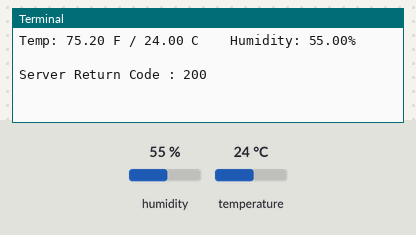
Simulated run of this program. Board: Raspberry Pi (BCM pin numbers). On the bench: the last lines printed to the terminal. Inputs (shaded band) come from the test bench; at power-on: humidity 55 %, temperature 24 °C. Web requests get an empty 200 reply after 0.4 s.

Above: at 1.2 s.
1.3 s: humidity set to 22 %
At 3.16 s:
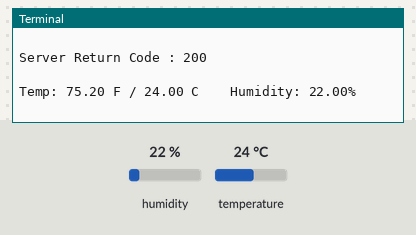
4.8 s: temperature set to 12 °C
At 5.81 s:
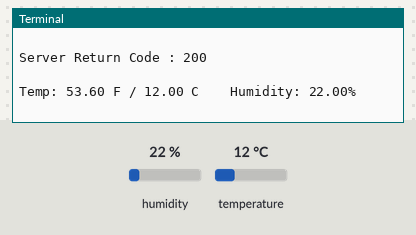
8.3 s: humidity set to 40 %
At 11.12 s:
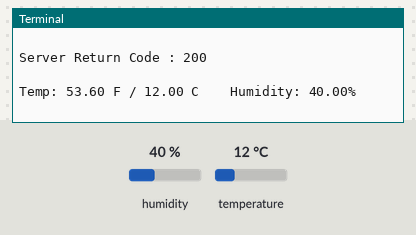
Timing chart, 0 to 12.6 s (numbered marks = the images above; inputs shaded):
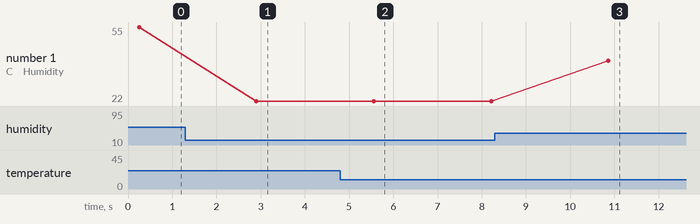

The program:

homework0519_repo5.py
```python
"""實驗五 DHT22 & Web
(1) 完成DHT22溫溼度量測，並上傳華氏溫度，攝氏溫度，濕度，量測時間到MySQL(MariaDB)資料庫，並能夠顯示這些資料在瀏覽器上。
"""

import time
import board
import adafruit_dht
import requests
import RPi.GPIO as GPIO

TARGET_URL = 'localhost'

# Initial the dht device, with data pin connected to GPIO4:
dhtDevice = adafruit_dht.DHT22(board.D4)

while True:
    try:
        # Print the values to the serial port
        temperature_c = dhtDevice.temperature
        temperature_f = temperature_c * (9 / 5) + 32
        humidity = dhtDevice.humidity
        print(
            "Temp: {:.2f} F / {:.2f} C    Humidity: {:.2f}% \n".format(
                temperature_f, temperature_c, humidity
            )
        )
        r = requests.get('http://{0}/LogRecord_GET.php?TEMP_C={1}&TEMP_F={2}&HUMD={3}'.format(TARGET_URL, temperature_c, temperature_f, humidity))
        print("Server Return Code :", r.status_code)
        print(r.text)
        time.sleep(2.0)

    except RuntimeError as error:
        print(error.args[0])
        time.sleep(2.0)
        continue
    except Exception as error:
        dhtDevice.exit()
        GPIO.cleanup()
        raise error
```

Measured:
- after the input at 1.3 s, the terminal: prints a new line after 1.6 s (image 1)
- after the input at 4.8 s, the terminal: prints a new line after 0.76 s (image 2)
- after the input at 8.3 s, the terminal: prints a new line after 2.6 s (image 3)
- plotted number 1: 55 → 22 after the input at 1.3 s, 22 → 40 after the input at 8.3 s
